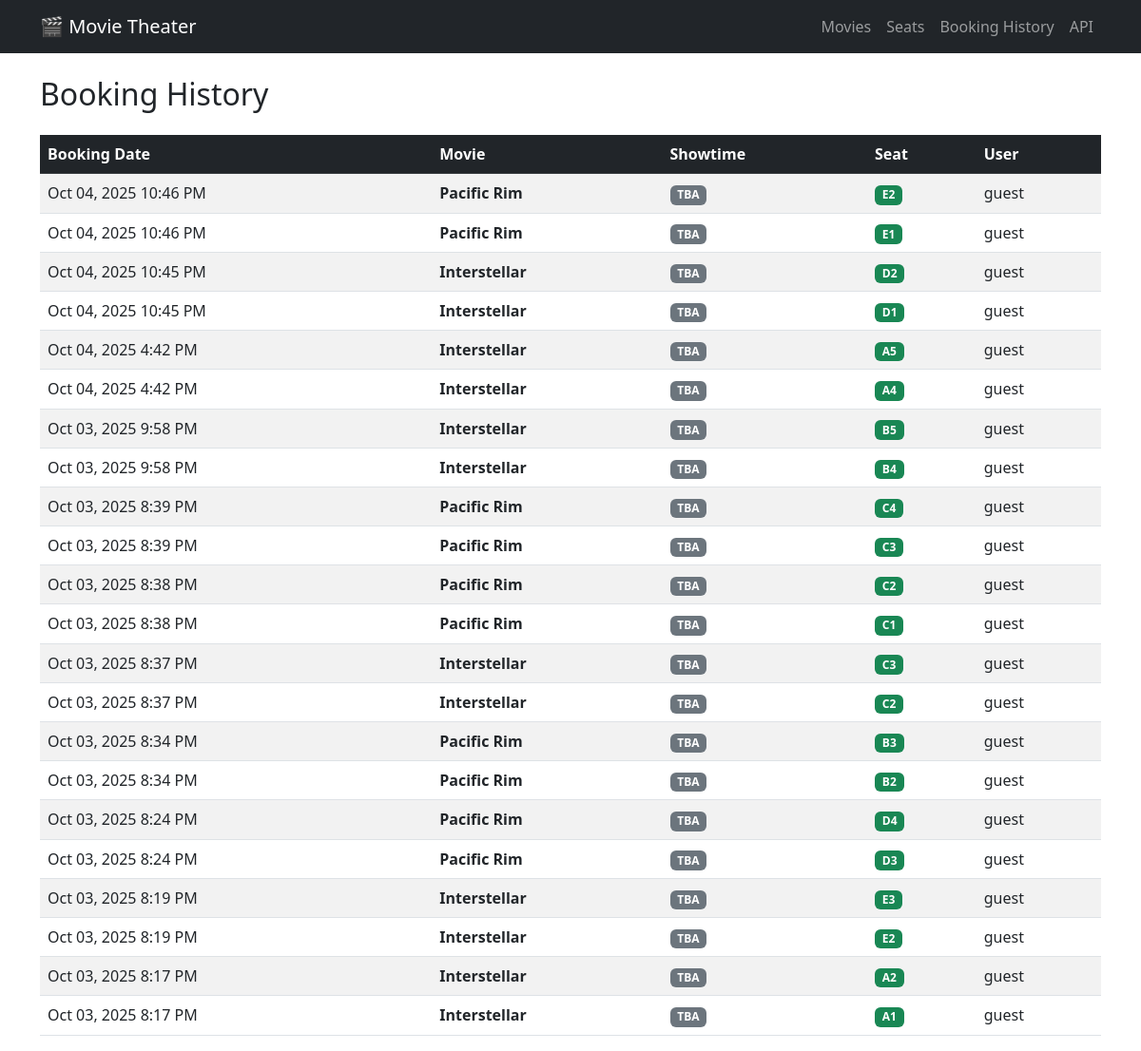
Before: /api/pages/history/ with the older database file.
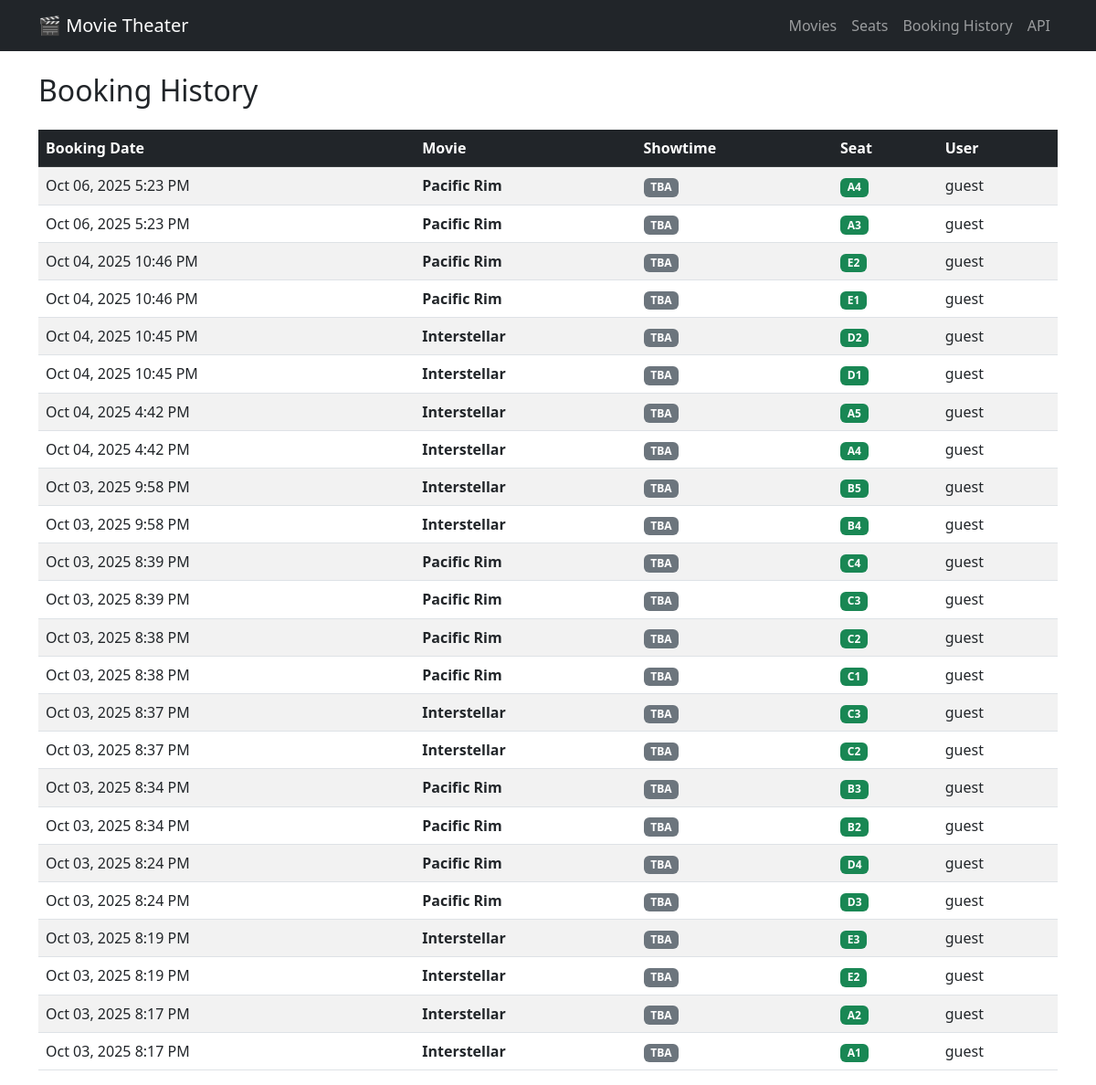
After: the same page with the newer database file.
### bookings/models.py (models this page shows, shortened)
class Booking(models.Model):
    movie = models.ForeignKey(Movie, on_delete=models.CASCADE)
    seat = models.ForeignKey(Seat, on_delete=models.CASCADE)
    user = models.ForeignKey(User, on_delete=models.CASCADE)
    booking_date = models.DateTimeField(auto_now_add=True)
    class Meta:
        constraints = [
            models.UniqueConstraint(fields=["movie", "seat"], name="unique_booking_per_movie_seat"),
        ]

class Movie(models.Model):
    title = models.CharField(max_length=200)
    description = models.TextField()
    release_date = models.DateField()
    duration = models.PositiveIntegerField(help_text="Duration in minutes")
    showtime = models.DateTimeField(help_text="Movie showtime", null=True, blank=True)

class Seat(models.Model):
    seat_number = models.CharField(max_length=10)

### bookings/pages.py (the view)
# urls.py: path("pages/history/", pages.booking_history_page, name="booking_history_page"),
def booking_history_page(request):
    if request.user.is_authenticated:
        bookings = Booking.objects.filter(user=request.user).select_related("movie", "seat").order_by("-booking_date")
    else:
        bookings = Booking.objects.select_related("movie", "seat", "user").order_by("-booking_date")
    return render(request, "bookings/booking_history.html", {"bookings": bookings})

### bookings/templates/bookings/booking_history.html (shortened to what this page needs)
{% extends 'bookings/base.html' %}
{% block content %}
<div class="row">
    <div class="col-12">
        <h2 class="mb-4">Booking History</h2>
        {% if bookings %}
            <div class="table-responsive">
                <table class="table table-striped table-hover">
                    <thead class="table-dark">
                        <tr>
                            <th>Booking Date</th>
                            <th>Movie</th>
                            <th>Showtime</th>
                            <th>Seat</th>
                            <th>User</th>
                        </tr>
                    </thead>
                    <tbody>
                        {% for booking in bookings %}
                            <tr>
                                <td>{{ booking.booking_date|date:"M d, Y g:i A" }}</td>
                                <td><strong>{{ booking.movie.title }}</strong></td>
                                <td>
                                    {% if booking.movie.showtime %}
                                        <span class="badge bg-primary">{{ booking.movie.showtime|date:"M d, Y g:i A" }}</span>
                                    {% else %}
                                        <span class="badge bg-secondary">TBA</span>
                                    {% endif %}
                                </td>
                                <td><span class="badge bg-success">{{ booking.seat.seat_number }}</span></td>
                                <td>{{ booking.user.username|default:"Guest" }}</td>
                            </tr>
                        {% endfor %}
                    </tbody>
                </table>
            </div>
        {% else %}
            <div class="alert alert-info">
                <h4>No bookings yet</h4>
                <p>Start by selecting a movie and choosing your seats!</p>
                <a href="{% url 'movie_list_page' %}" class="btn btn-primary">Browse Movies</a>
            </div>
        {% endif %}
    </div>
</div>
{% endblock %}

Changed rows visible on the page:
added Booking: booking_date "Oct 06, 2025 5:23 PM", movie "Pacific Rim", shows "TBA", seat.seat_number "A4", user.username "guest"
added Booking: booking_date "Oct 06, 2025 5:23 PM", movie "Pacific Rim", shows "TBA", seat.seat_number "A3", user.username "guest"
